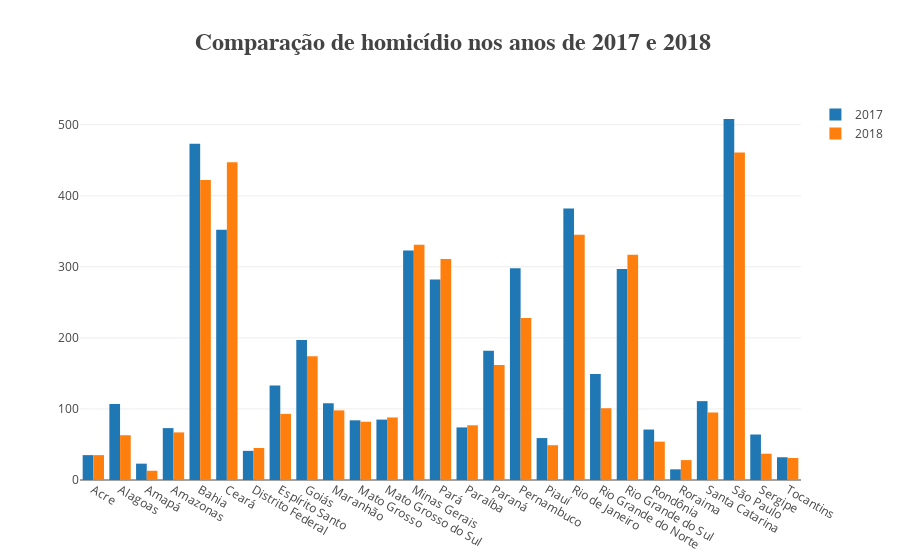

Notebook code for this chart:
### Code cell
trace1 = go.Bar(
    x = df['Estado'],
    y = df['Mulheres vítimas de homicídio em 2017'],
    name = '2017',
    )
trace2 = go.Bar(
    x = df['Estado'],            
    y = df['Mulheres vítimas de homicídio em 2018'],
    name = '2018',
)


layout = go.Layout(
    title = '<b> Comparação de homicídio nos anos de 2017 e 2018',
    titlefont = {
        'family':'Arial',
        'size':24
    }
)
data = [trace1, trace2]
fig = go.Figure(data=data, layout=layout)
py.iplot(fig)

##percebe-se que as regiões em que há mais homícidios no Brasil, se trata de São Paulo, Bahia, Ceará, Rio de Janeiro
##e Minas Gerais

### Figure 1 — Plotly figure (JSON) as saved in the notebook; plotly's stock layout.template omitted (floating-point values rounded to 4 significant figures)
{"data": [{"name": "2017", "type": "bar", "uid": "5d07459e-f2cd-49db-86b1-24465ad0002c", "x": ["Acre", "Alagoas", "Amapá", "Amazonas", "Bahia", "Ceará", "Distrito Federal", "Espírito Santo", "Goiás", "Maranhão", "Mato Grosso", "Mato Grosso do Sul", "Minas Gerais", "Pará", "Paraíba", "Paraná", "Pernambuco", "Piauí", "Rio de Janeiro", "Rio Grande do Norte", "Rio Grande do Sul", "Rondônia", "Roraima", "Santa Catarina", "São Paulo", "Sergipe", "Tocantins"], "y": [35, 107, 23, 73, 473, 352, 41, 133, 197, 108, 84, 85, 323, 282, 74, 182, 298, 59, 382, 149, 297, 71, 15, 111, 508, 64, 32]}, {"name": "2018", "type": "bar", "uid": "557fc942-64b8-444a-aaa0-b9fafa67ddf3", "x": ["Acre", "Alagoas", "Amapá", "Amazonas", "Bahia", "Ceará", "Distrito Federal", "Espírito Santo", "Goiás", "Maranhão", "Mato Grosso", "Mato Grosso do Sul", "Minas Gerais", "Pará", "Paraíba", "Paraná", "Pernambuco", "Piauí", "Rio de Janeiro", "Rio Grande do Norte", "Rio Grande do Sul", "Rondônia", "Roraima", "Santa Catarina", "São Paulo", "Sergipe", "Tocantins"], "y": [35, 63, 13, 67, 422, 447, 45, 93, 174, 98, 82, 88, 331, 311, 77, 162, 228, 49, 345, 101, 317, 54, 28, 95, 461, 37, 31]}], "layout": {"title": {"font": {"family": "Arial", "size": 24}, "text": "<b> Comparação de homicídio nos anos de 2017 e 2018"}}}
